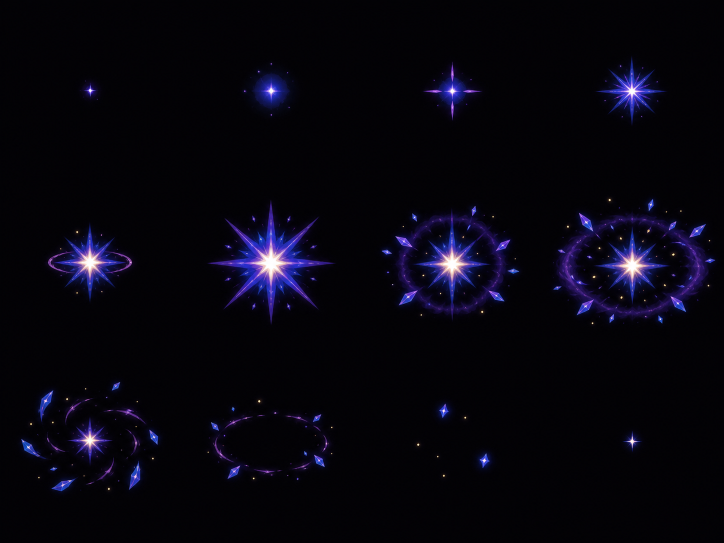
#> input picture art/source/burst_star_storyboard_raw.png, 1448 x 1086 px (shown at 1/2 size)
$ python package_burst_star.py
#> lines starting #> are read from the running program, lines starting #| are printed output that depends on the picture
import json
from pathlib import Path

import numpy as np
from PIL import Image, ImageDraw, ImageFont


ROOT = Path(__file__).resolve().parents[2]
SOURCE = ROOT / "art" / "source" / "burst_star_storyboard_raw.png"
EFFECTS = ROOT / "assets" / "effects"
REVIEW = ROOT / "art" / "review"
FRAME_SIZE = 256
FRAME_COUNT = 12
COLS = 4
ROWS = 3


def to_transparent_effect(cell: Image.Image) -> Image.Image:
    rgb = np.asarray(cell.convert("RGB"), dtype=np.float32)
    intensity = np.max(rgb, axis=2)
    alpha = np.clip((intensity - 3.0) * 1.04, 0, 255)
    alpha[alpha < 5] = 0

    safe_alpha = np.maximum(alpha[..., None], 1)
    straight_rgb = np.clip(rgb * 255.0 / safe_alpha, 0, 255)
    rgba = np.dstack((straight_rgb, alpha)).astype(np.uint8)
    effect = Image.fromarray(rgba, "RGBA")

    bbox = effect.getchannel("A").getbbox()
    if bbox is None:
        return Image.new("RGBA", (FRAME_SIZE, FRAME_SIZE))

    effect = effect.crop(bbox)
    scale = min(0.66, 236 / max(effect.size))
    resized = effect.resize(
        (max(1, round(effect.width * scale)), max(1, round(effect.height * scale))),
        Image.Resampling.LANCZOS,
    )

    frame = Image.new("RGBA", (FRAME_SIZE, FRAME_SIZE))
    frame.alpha_composite(
        resized,
        ((FRAME_SIZE - resized.width) // 2, (FRAME_SIZE - resized.height) // 2),
    )
    return frame


source = Image.open(SOURCE).convert("RGB")
#> source is the input picture: PIL image 1448x1086 RGB; mean R, G, B 6.5, 4.8, 14.3
frames = []
for row in range(ROWS):
    top = round(row * source.height / ROWS)
    bottom = round((row + 1) * source.height / ROWS)
    for col in range(COLS):
        left = round(col * source.width / COLS)
        right = round((col + 1) * source.width / COLS)
        frames.append(to_transparent_effect(source.crop((left, top, right, bottom))))
#> this loop made 3 passes
#> top on passes 2 to 3: 362, 724
#> pass 1, in to_transparent_effect, `rgb = np.asarray(cell.convert("RGB"), dtype=np.float32)`:
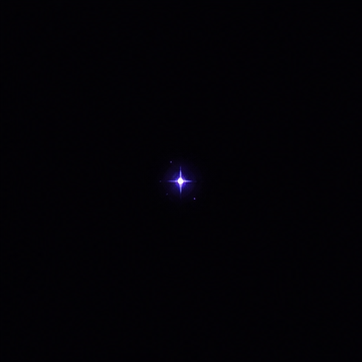
#> rgb: shape (362, 362, 3) float32; mean R, G, B 2.7, 1.6, 5.4
#> after the loop, frames = 12 items

EFFECTS.mkdir(parents=True, exist_ok=True)
REVIEW.mkdir(parents=True, exist_ok=True)

strip = Image.new("RGBA", (FRAME_SIZE * FRAME_COUNT, FRAME_SIZE))
#> strip: PIL image 3072x256 RGBA; every value is 0
for index, frame in enumerate(frames):
    strip.alpha_composite(frame, (index * FRAME_SIZE, 0))
#> this loop made 12 passes
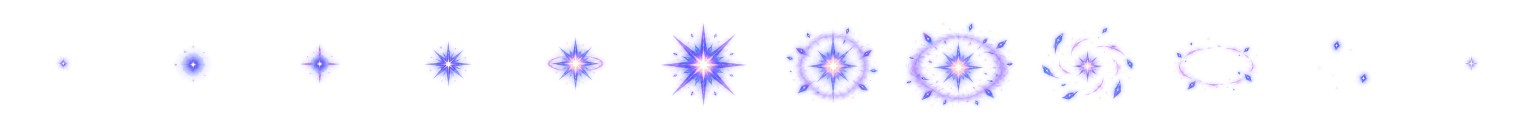
#> strip: PIL image 3072x256 RGBA (shown at 1/2 size); mean R, G, B, A 16.7, 11.5, 38.1, 8.8; transparent parts drawn white
strip.save(EFFECTS / "burst_star.sheet.png", optimize=True)

(EFFECTS / "burst_star.json").write_text(
    json.dumps({"frames": FRAME_COUNT, "fps": 12, "size": FRAME_SIZE}, indent=2) + "\n",
    encoding="utf-8",
)

review = Image.new("RGB", (COLS * FRAME_SIZE, ROWS * FRAME_SIZE), (29, 27, 38))
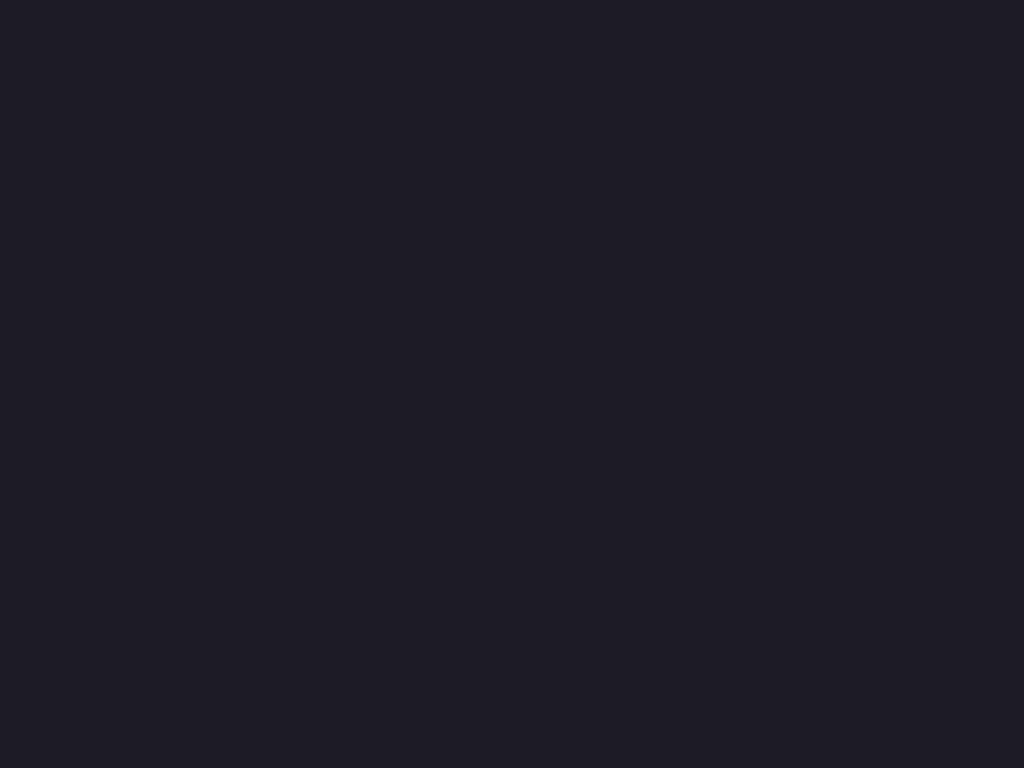
#> review: PIL image 1024x768 RGB; mean R, G, B 29, 27, 38
draw = ImageDraw.Draw(review)
font_path = Path("C:/Windows/Fonts/consolab.ttf")
font = ImageFont.truetype(str(font_path), 14) if font_path.exists() else ImageFont.load_default()
for index, frame in enumerate(frames):
    x = (index % COLS) * FRAME_SIZE
    y = (index // COLS) * FRAME_SIZE
    review.paste(frame.convert("RGB"), (x, y), frame)
    draw.text((x + 10, y + 9), f"{index + 1:02}", fill=(210, 205, 216), font=font)
#> this loop made 12 passes
#> (x, y) on passes 1 to 12: (0, 0), (256, 0), (512, 0), (768, 0), (0, 256), (256, 256), (512, 256), (768, 256), (0, 512), (256, 512), (512, 512), (768, 512)
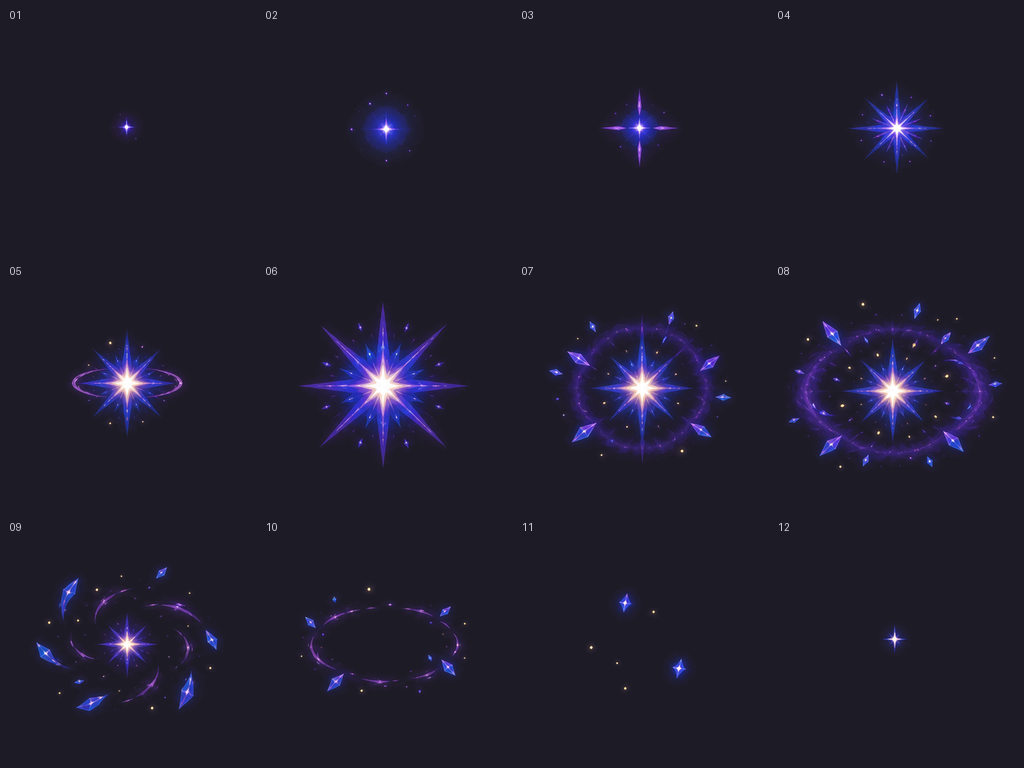
#> review: PIL image 1024x768 RGB; mean R, G, B 31.9, 29.2, 45.3
review.save(REVIEW / "burst_star_frames.png", optimize=True)

$ run again, with art/source/aura_kitsune_storyboard_raw.png copied over art/source/burst_star_storyboard_raw.png
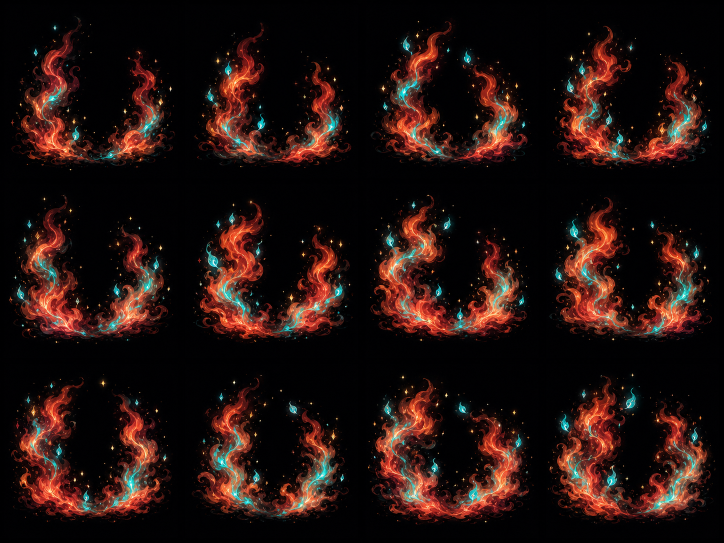
#> input picture art/source/aura_kitsune_storyboard_raw.png, 1448 x 1086 px (shown at 1/2 size)
#> source is the input picture: PIL image 1448x1086 RGB; mean R, G, B 36, 18.4, 15.5
#> the loop `for row in range(ROWS):` made 3 passes
#> top on passes 2 to 3: 362, 724
#> after the loop `for row in range(ROWS):`: frames = 12 items
#> the loop `for index, frame in enumerate(frames):` made 12 passes
#> after the loop `for index, frame in enumerate(frames):`:
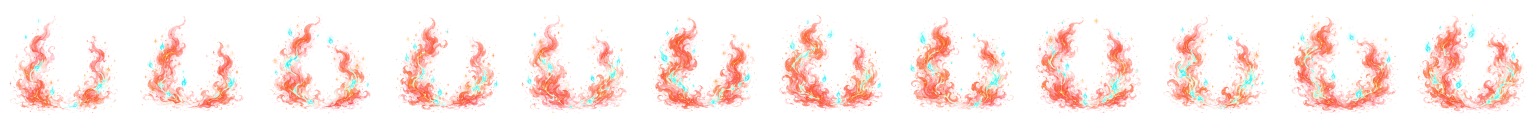
#> strip: PIL image 3072x256 RGBA (shown at 1/2 size); mean R, G, B, A 85.8, 45.7, 40, 32.6; transparent parts drawn white
#> the loop `for index, frame in enumerate(frames):` made 12 passes
#> (x, y) on passes 1 to 8: (0, 0), (256, 0), (512, 0), (768, 0), (0, 256), (256, 256), (512, 256), (768, 256)
#> after the loop `for index, frame in enumerate(frames):`:
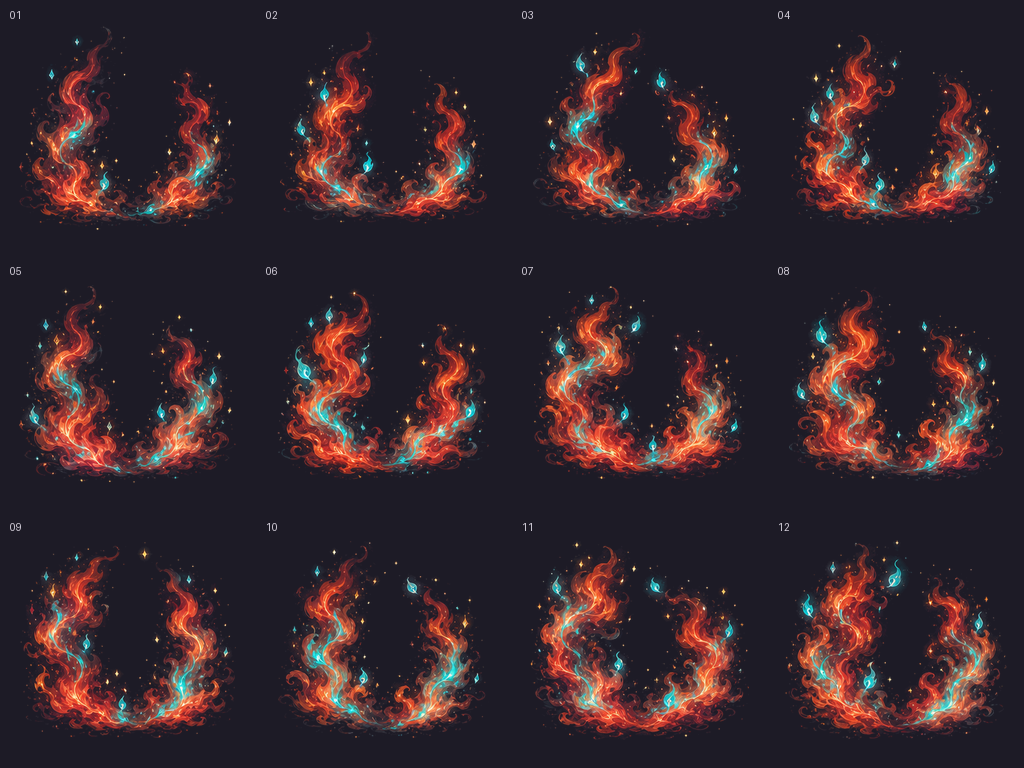
#> review: PIL image 1024x768 RGB; mean R, G, B 55.7, 39.2, 45.4
